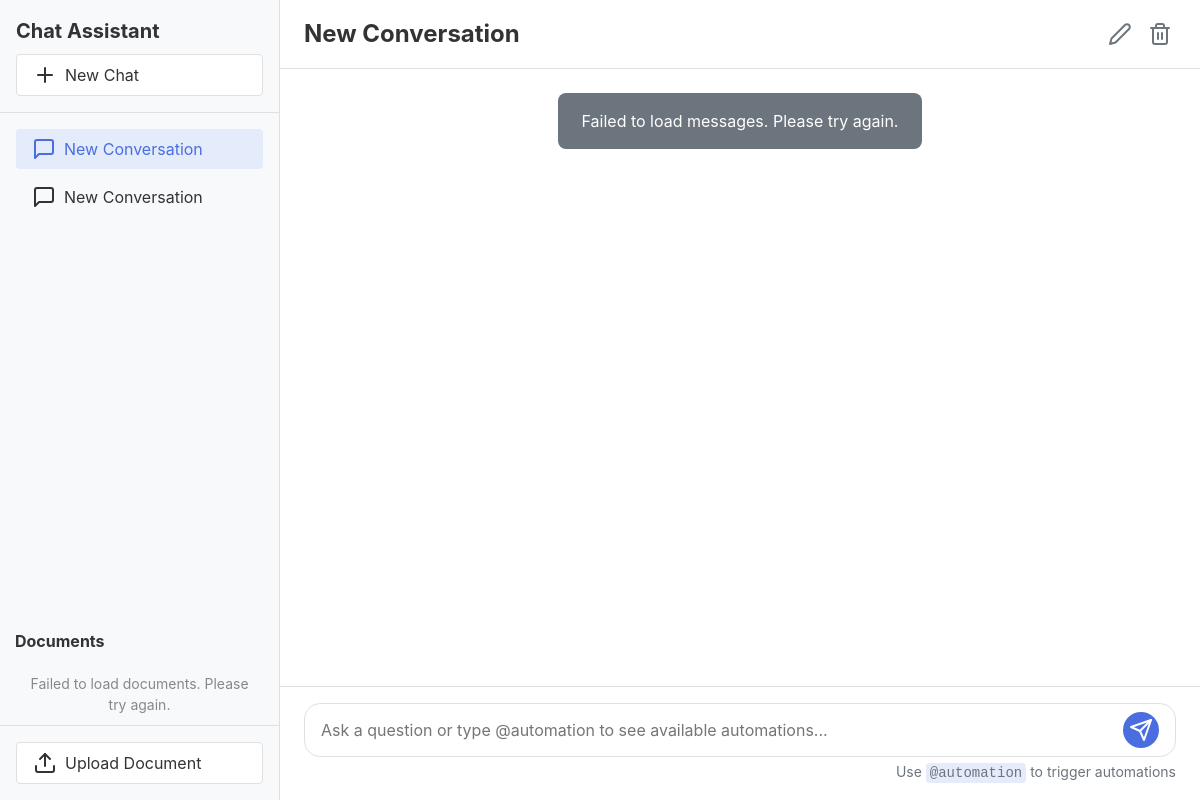
The app's page /, older data.
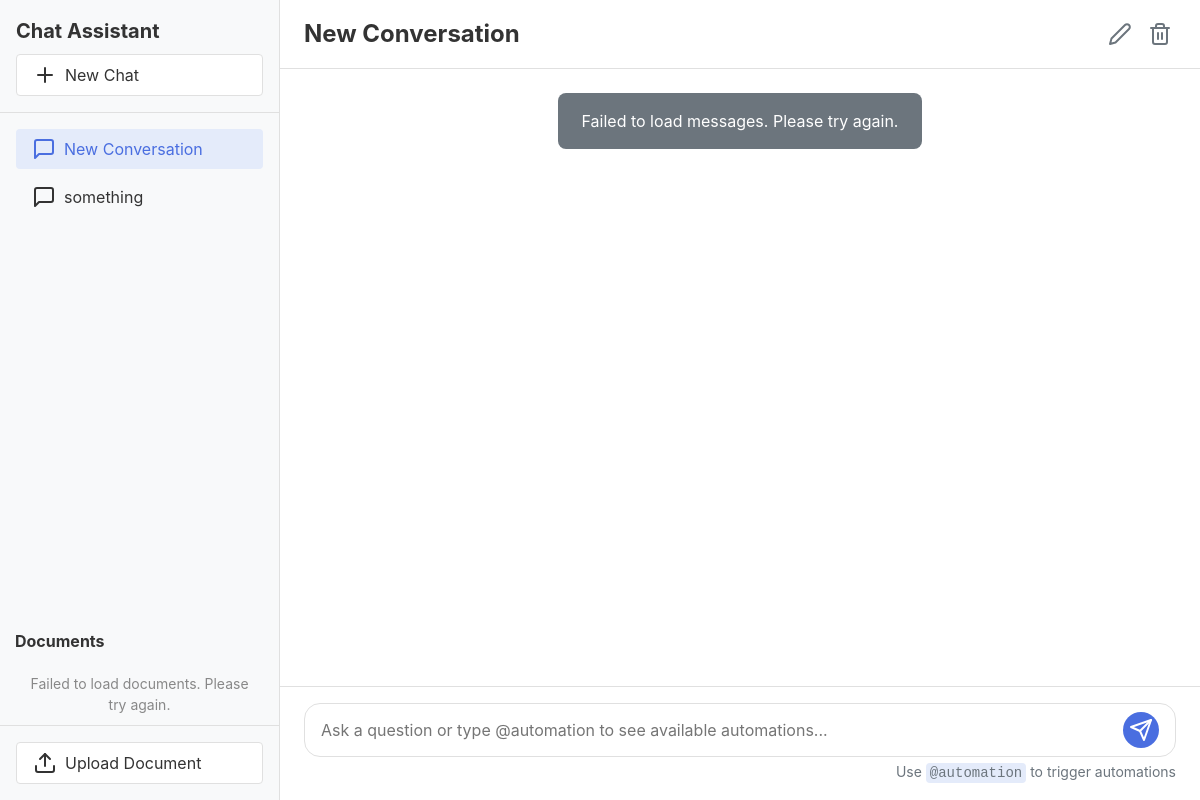
The same page, newer data.
### chat_app/models.py (models this page shows, shortened)
class Conversation(models.Model):
    id = models.UUIDField(primary_key=True, default=uuid.uuid4, editable=False)
    title = models.CharField(max_length=255, default="New Conversation")
    created_at = models.DateTimeField(auto_now_add=True)
    updated_at = models.DateTimeField(auto_now=True)

### chat_app/views.py (the view, shortened to what this page needs)
# urls.py: path('', views.index, name='index'),
def index(request):
    conversations = Conversation.objects.all().order_by('-updated_at')
    return render(request, 'chat_app/index.html', {
        'conversations': conversations,
        'current_conversation': conversations[0]
    })

### chat_app/templates/chat_app/index.html (shortened to what this page needs)
{% extends "chat_app/base.html" %}
{% block content %}
<div class="chat-container">
    <div class="chat-header">
        <h2 id="current-chat-title">{{ current_conversation.title }}</h2>
        <div class="chat-actions">
            <button id="rename-chat-btn" class="icon-btn" title="Rename conversation">
                <i data-feather="edit-2"></i>
            </button>
            <button id="delete-chat-btn" class="icon-btn" title="Delete conversation">
                <i data-feather="trash-2"></i>
            </button>
        </div>
    </div>
    <div id="chat-messages" class="chat-messages">
    </div>
    <div class="chat-input-container">
        <form id="chat-form">
            <div class="chat-input-wrapper">
                <textarea
                    id="chat-input"
                    placeholder="Ask a question or type @automation to see available automations..."
                    rows="1"
                ></textarea>
                <button type="submit" class="send-btn" title="Send message">
                    <i data-feather="send"></i>
                </button>
            </div>
            <div class="input-helpers">
                <span class="helper-text">Use <code>@automation</code> to trigger automations</span>
            </div>
        </form>
    </div>
</div>
{% endblock %}

### chat_app/templates/chat_app/base.html (shortened to what this page needs)
<!DOCTYPE html>
<html lang="en">
<head>
    <link rel="stylesheet" href="/static/css/styles.css">
</head>
<body>
    <div class="app-container">
        <aside class="sidebar">
            <div class="sidebar-header">
                <h1 class="app-title">Chat Assistant</h1>
                <button id="new-chat-btn" class="new-chat-btn">
                    <i data-feather="plus"></i> New Chat
                </button>
            </div>
            <div class="conversations-list">
                {% for conversation in conversations %}
                <div class="conversation-item {% if conversation.id == current_conversation.id %}active{% endif %}" data-id="{{ conversation.id }}">
                    <i data-feather="message-square"></i>
                    <span class="conversation-title">{{ conversation.title }}</span>
                </div>
                {% endfor %}
            </div>
            <div class="documents-list-container">
                <h3>Documents</h3>
                <div id="documents-list" class="documents-list">
                </div>
            </div>
            <div class="sidebar-footer">
                <button id="upload-document-btn" class="upload-btn">
                    <i data-feather="upload"></i> Upload Document
                </button>
            </div>
        </aside>
        <main class="main-content">
            {% block content %}{% endblock %}
        </main>
    </div>
</body>
</html>

Row changes from the older to the newer data that the page shows:
changed Conversation: title "New Conversation" → "something"
